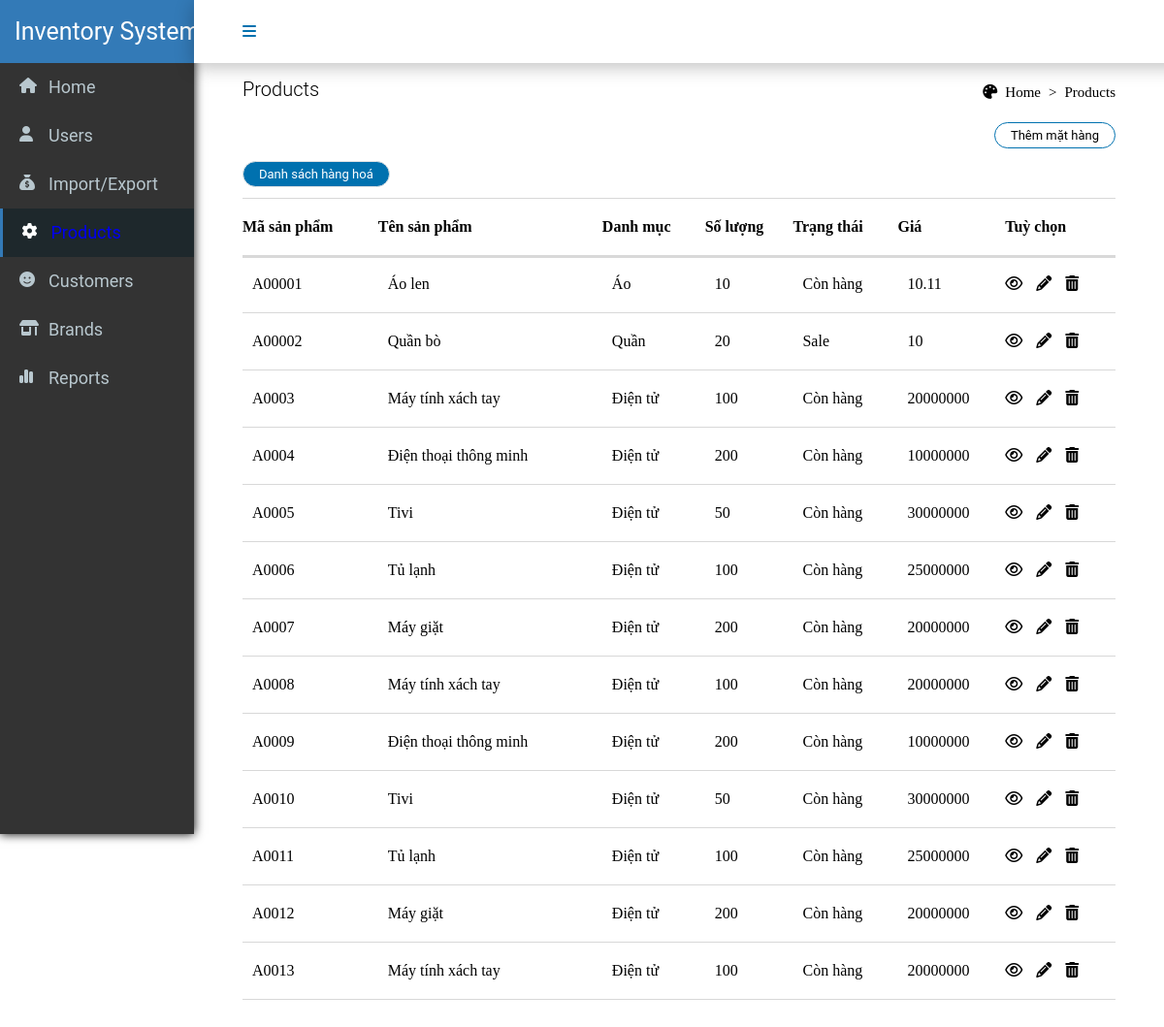
/application/product.php, run on the app's committed database.
### tables this page shows
CREATE TABLE `product` (
  `product_ID` char(6) NOT NULL,
  `product_name` varchar(255) DEFAULT NULL,
  `product_category` varchar(50) DEFAULT NULL,
  `product_quantity` int(11) DEFAULT NULL,
  `product_status` varchar(20) DEFAULT NULL,
  `product_price` float DEFAULT NULL
);

### process/connect.php (called while the page is built, shortened)
<?php
abstract class connection {
    protected $DB_TYPE;
    protected $DB_HOST;
    protected $DB_NAME;
    protected $USER;
    protected $PW;
    protected $connection;
    public function __construct() {
        $this->DB_TYPE = 'mysql';
        $this->DB_HOST = 'localhost';
        $this->DB_NAME = 'inventory';
        $this->USER = 'root';
        $this->PW = '';
        $this->connection = $this->conn();
    }
    public function conn() {
        try {
            $conn = new PDO("$this->DB_TYPE:host=$this->DB_HOST;dbname=$this->DB_NAME", $this->USER, $this->PW);
            $conn->setAttribute(PDO::ATTR_DEFAULT_FETCH_MODE, PDO::FETCH_ASSOC);
            return $conn;
        } catch (Exception $e) {
            die("Connection failed: " . $e->getMessage());
        }
    }
    public function prepareSQL($sql) {
        return $this->connection->prepare($sql);
}
}
class Query extends connection {
    public function product() {
        $sql = "SELECT * FROM product";
        $stmt = $this->prepareSQL($sql);
        $stmt->execute();
        return $stmt->fetchAll();
    }
}

### application/product.php (the view, shortened to what this page needs)
<?php
require_once '../process/connect.php';
$getinf = new Query();
$products = $getinf->product();
?>
<!DOCTYPE html>
<html lang="en">
<head>
    <link rel="stylesheet" href="../css/index.css">
    <link rel="stylesheet" href="../css/order.css">
    <link rel="stylesheet" href="https://cdnjs.cloudflare.com/ajax/libs/font-awesome/6.4.0/css/all.min.css">
</head>
<body>
    <div class="navbar">
        <div class="navbar-box">
            <i class="fa-solid fa-bars active" style="color: #0071AF;"></i>
        </div>
    </div>
    <div class="sidebar">
        <h1>Inventory System</h1>
        <div class="sidebar-box">
            <i class="fa-solid fa-house" style="color: #b8c7ce;"></i>
            <h2><a href="index.php">Home</a></h2>
        </div>
        <div class="sidebar-box">
            <i class="fa-solid fa-user" style="color: var(--white, #b8c7ce);"></i>
            <h2>Users</h2>
        </div>
        <div class="sidebar-box">
            <i class="fa-solid fa-sack-dollar" style="color: var(--white, #b8c7ce);"></i>
            <h2><a href="order.php">Import/Export</a></h2>
        </div>
        <div class="sidebar-box-active">
            <i class="fa-solid fa-gear" style="color: var(--white, white);"></i>
            <h2><a href="product.php">Products</a></h2>
        </div>
        <div class="sidebar-box">
            <i class="fa-solid fa-face-smile" style="color: var(--white, #b8c7ce);"></i>
            <h2>Customers</h2>
        </div>
        <div class="sidebar-box">
            <i class="fa-solid fa-shop" style="color: var(--white, #b8c7ce);"></i>
            <h2><a href="brand.php">Brands</a></h2>
        </div>
        <div class="sidebar-box">
            <i class="fa-solid fa-chart-simple" style="color: var(--white, #b8c7ce);"></i>
            <h2>Reports</h2>
        </div>
    </div>
    <div class="content">
        <div class="content-title">
            <p>Products</p>
            <ul>
                <i class="fa-solid fa-palette"></i>
                <li class="home"><a href="index.php">Home</a></li>
                <li> > </li>
                <li>Products</li>
            </ul>
        </div>
        <div class="order-list">
            <div class="add-order">
                <button class="add-order-button" name=""><a href="create/add_product.php">Thêm mặt hàng</a></button>
            </div>
            <div class="order-list-option">
                <button class="order-list-button active button" name="">Danh sách hàng hoá</button>
            </div>
            <div class="each-order-list">
                <div class="order-list-box active">
                    <table>
                        <tr class="order-box-select">
                            <th>Mã sản phẩm</th>
                            <th>Tên sản phẩm</th>
                            <th>Danh mục</th>
                            <th>Số lượng</th>
                            <th>Trạng thái</th>
                            <th>Giá</th>
                            <th>Tuỳ chọn</th>
                        </tr>
                        <?php
                        foreach ($products as $product): ?>
                        <tr>
                            <td><a href=""></a><?php echo $product["product_ID"] ?></td>
                            <td><a href=""></a><?php echo $product["product_name"] ?></td>
                            <td><a href=""></a><?php echo $product["product_category"] ?></td>
                            <td><a href=""></a><?php echo $product["product_quantity"] ?></td>
                            <td><a href=""></a><?php echo $product["product_status"] ?></td>
                            <td><a href=""></a><?php echo $product["product_price"] ?></td>
                            <td><a href=""><i class="fa-regular fa-eye"></i></a>
                                <a href=""><i class="fa-solid fa-pencil"></i></a>
                                <i onclick="confirmDelete()" class="fa-solid fa-trash-can"></i>
                            </td>
                        </tr>
                        <?php endforeach; ?>
                    </table>
                </div>
            </div>
        </div>
    </div>
</body>
</html>

### css/index.css (style rules this page uses)
* { margin: 0; }
.sidebar { position: fixed; width: 200px; height: 100%; background: #333; height: 860px; overflow: hidden; flex-direction: column; top: 0; display: flex; flex-direction: column; align-items: center; box-shadow: 0 0 10px 0; }
.sidebar h1 { color: var(--white, #FFF); font-family: Roboto; font-size: 25px; padding-left: 30px; font-style: normal; font-weight: 400; line-height: 35.5px; display: flex; align-items: center; background-color: #337ab7; width: 100%; height: 65px; }
.sidebar-box-active { position: relative; }
.sidebar-box-active .fa-solid { position: absolute; left: 25px; top: 15px; }
.sidebar-box { position: relative; }
.sidebar-box .fa-solid { position: absolute; left: 20px; top: 15px; }
.sidebar-box h2 { color: var(--white, #b8c7ce); font-family: Roboto; font-size: 18px; padding-left: 50px; font-style: normal; font-weight: 400; line-height: 35.5px; display: flex; align-items: center; width: 150px; height: 50px; }
.sidebar-box a:link { color: var(--white, #b8c7ce); font-family: Roboto; font-size: 18px; font-style: normal; font-weight: 400; line-height: 35.5px; display: flex; align-items: center; width: 150px; height: 50px; }
.sidebar-box-active .fa-solid { color: var(--white, white); }
.sidebar-box-active h2 { color: var(--white, #FFF); font-family: Roboto; font-size: 18px; padding-left: 50px; font-style: normal; font-weight: 400; line-height: 35.5px; display: flex; align-items: center; width: 150px; height: 50px; background-color: #1e282c; border-left: 5px solid #337ab7; }
.navbar { position: fixed; display: flex; width: 100%; height: 65px; justify-content: space-between; align-items: center; top: 0; left: 200px; background: #FFF; box-shadow: 0px 4px 18px 0px rgba(0, 0, 0, 0.25); box-sizing: border-box; z-index: 5; }
.navbar .navbar-box { display: flex; }
.navbar .navbar-box .fa-bars { margin-left: 50px; margin-right: 950px; }
.content { position: relative; top: 80px; margin-left: 250px; margin-right: 50px; }
.content-title { display: flex; align-items: end; }
.content-title p { font-family: Roboto; font-size: 20px; font-style: normal; font-weight: 300; display: flex; align-items: center; }
.content-title ul { position: absolute; right: 0px; list-style: none; display: flex; gap: 8px; font-size: 15px; }
table { width: 100%; text-align: left; }
table, th, td { border-top: 1px solid #D8D8D8 ; border-bottom: 1px solid #D8D8D8 ; border-collapse: collapse; box-shadow: #D8D8D8; }
th, td { padding: 20px 0; }
a:link { text-decoration: none; }
.home a:link { color: black }
.order-box-select { box-shadow: 0px 2px 0px 0px rgba(0, 0, 0, 0.15); }

### css/order.css (style rules this page uses)
.order-list { position: relative; }
.order-list .order-list-box { display: none; }
.add-order { position: relative; display: flex; height: 30px; align-items: center; margin-top: 20px; gap: 10px; flex-direction: row-reverse; }
.add-order-button { border-radius: 20px; border: 1px solid var(--1-border, #0071AF); background: var(--1-white, #FFF); padding: 5px 16px; color: var(--1-text, #606060); font-family: Roboto; font-size: 13px; font-style: normal; font-weight: 400; line-height: normal; }
.order-list-option { position: relative; display: flex; height: 30px; align-items: center; margin-top: 10px; margin-bottom: 10px; gap: 10px; }
.order-list-button { border-radius: 20px; border: 1px solid var(--1-border, #E4E4E4); background: var(--1-white, #FFF); padding: 5px 16px; color: var(--1-text, #606060); font-family: Roboto; font-size: 13px; font-style: normal; font-weight: 400; line-height: normal; }
.add-order-button a { color: black; }
.order-list-box a { color: black; margin-right: 10px; }
.button { background: var(--d-9-d-9-d-9, #0071AF); color: white; }
.order-list-box.active { display: block; }

### data on the page
product: product_ID "A00001", product_name "Áo len", product_category "Áo", product_quantity "10", product_status "Còn hàng", product_price "10.11"
product: product_ID "A00002", product_name "Quần bò", product_category "Quần", product_quantity "20", product_status "Sale", product_price "10"
product: product_ID "A0003", product_name "Máy tính xách tay", product_category "Điện tử", product_quantity "100", product_status "Còn hàng", product_price "20000000"
product: product_ID "A0004", product_name "Điện thoại thông minh", product_category "Điện tử", product_quantity "200", product_status "Còn hàng", product_price "10000000"
product: product_ID "A0005", product_name "Tivi", product_category "Điện tử", product_quantity "50", product_status "Còn hàng", product_price "30000000"
product: product_ID "A0006", product_name "Tủ lạnh", product_category "Điện tử", product_quantity "100", product_status "Còn hàng", product_price "25000000"
product: product_ID "A0007", product_name "Máy giặt", product_category "Điện tử", product_quantity "200", product_status "Còn hàng", product_price "20000000"
product: product_ID "A0008", product_name "Máy tính xách tay", product_category "Điện tử", product_quantity "100", product_status "Còn hàng", product_price "20000000"
product: product_ID "A0009", product_name "Điện thoại thông minh", product_category "Điện tử", product_quantity "200", product_status "Còn hàng", product_price "10000000"
product: product_ID "A0010", product_name "Tivi", product_category "Điện tử", product_quantity "50", product_status "Còn hàng", product_price "30000000"
product: product_ID "A0011", product_name "Tủ lạnh", product_category "Điện tử", product_quantity "100", product_status "Còn hàng", product_price "25000000"
product: product_ID "A0012", product_name "Máy giặt", product_category "Điện tử", product_quantity "200", product_status "Còn hàng", product_price "20000000"
product: product_ID "A0013", product_name "Máy tính xách tay", product_category "Điện tử", product_quantity "100", product_status "Còn hàng", product_price "20000000"
